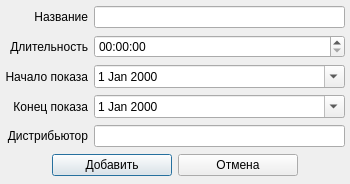
<?xml version="1.0" encoding="UTF-8"?>
<ui version="4.0">
 <class>AddFilmDialog</class>
 <widget class="QDialog" name="AddFilmDialog">
  <property name="geometry">
   <rect>
    <x>0</x>
    <y>0</y>
    <width>350</width>
    <height>184</height>
   </rect>
  </property>
  <property name="sizePolicy">
   <sizepolicy hsizetype="Fixed" vsizetype="Fixed">
    <horstretch>0</horstretch>
    <verstretch>0</verstretch>
   </sizepolicy>
  </property>
  <property name="windowTitle">
   <string>Добавление фильма</string>
  </property>
  <property name="windowIcon">
   <iconset resource="icons.qrc">
    <normaloff>:/icons/icons/add2.ico</normaloff>:/icons/icons/add2.ico</iconset>
  </property>
  <layout class="QGridLayout" name="gridLayout">
   <property name="leftMargin">
    <number>5</number>
   </property>
   <property name="topMargin">
    <number>5</number>
   </property>
   <property name="rightMargin">
    <number>5</number>
   </property>
   <property name="bottomMargin">
    <number>5</number>
   </property>
   <item row="0" column="0">
    <widget class="QLabel" name="nameLabel">
     <property name="text">
      <string>Название</string>
     </property>
     <property name="alignment">
      <set>Qt::AlignRight|Qt::AlignTrailing|Qt::AlignVCenter</set>
     </property>
    </widget>
   </item>
   <item row="0" column="1">
    <widget class="QLineEdit" name="nameEdit"/>
   </item>
   <item row="1" column="0">
    <widget class="QLabel" name="durationLabel">
     <property name="text">
      <string>Длительность</string>
     </property>
     <property name="alignment">
      <set>Qt::AlignRight|Qt::AlignTrailing|Qt::AlignVCenter</set>
     </property>
    </widget>
   </item>
   <item row="1" column="1">
    <widget class="QTimeEdit" name="durationTimeEdit">
     <property name="displayFormat">
      <string>HH:mm:ss</string>
     </property>
    </widget>
   </item>
   <item row="2" column="0">
    <widget class="QLabel" name="startLabel">
     <property name="text">
      <string>Начало показа</string>
     </property>
     <property name="alignment">
      <set>Qt::AlignRight|Qt::AlignTrailing|Qt::AlignVCenter</set>
     </property>
    </widget>
   </item>
   <item row="2" column="1">
    <widget class="QDateEdit" name="startDateEdit">
     <property name="calendarPopup">
      <bool>true</bool>
     </property>
    </widget>
   </item>
   <item row="3" column="0">
    <widget class="QLabel" name="finishLabel">
     <property name="text">
      <string>Конец показа</string>
     </property>
     <property name="alignment">
      <set>Qt::AlignRight|Qt::AlignTrailing|Qt::AlignVCenter</set>
     </property>
    </widget>
   </item>
   <item row="3" column="1">
    <widget class="QDateEdit" name="finishDateEdit">
     <property name="calendarPopup">
      <bool>true</bool>
     </property>
    </widget>
   </item>
   <item row="4" column="0">
    <widget class="QLabel" name="distLabel">
     <property name="text">
      <string>Дистрибьютор</string>
     </property>
     <property name="alignment">
      <set>Qt::AlignRight|Qt::AlignTrailing|Qt::AlignVCenter</set>
     </property>
    </widget>
   </item>
   <item row="4" column="1">
    <widget class="QLineEdit" name="distEdit"/>
   </item>
   <item row="5" column="0" colspan="2">
    <layout class="QHBoxLayout" name="horizontalLayout">
     <item>
      <spacer name="horizontalSpacer_2">
       <property name="orientation">
        <enum>Qt::Horizontal</enum>
       </property>
       <property name="sizeHint" stdset="0">
        <size>
         <width>40</width>
         <height>20</height>
        </size>
       </property>
      </spacer>
     </item>
     <item>
      <widget class="QPushButton" name="confirmButton">
       <property name="minimumSize">
        <size>
         <width>120</width>
         <height>0</height>
        </size>
       </property>
       <property name="maximumSize">
        <size>
         <width>120</width>
         <height>16777215</height>
        </size>
       </property>
       <property name="text">
        <string>Добавить</string>
       </property>
      </widget>
     </item>
     <item>
      <widget class="QPushButton" name="cancelButton">
       <property name="minimumSize">
        <size>
         <width>120</width>
         <height>0</height>
        </size>
       </property>
       <property name="maximumSize">
        <size>
         <width>120</width>
         <height>16777215</height>
        </size>
       </property>
       <property name="text">
        <string>Отмена</string>
       </property>
      </widget>
     </item>
     <item>
      <spacer name="horizontalSpacer">
       <property name="orientation">
        <enum>Qt::Horizontal</enum>
       </property>
       <property name="sizeHint" stdset="0">
        <size>
         <width>40</width>
         <height>20</height>
        </size>
       </property>
      </spacer>
     </item>
    </layout>
   </item>
  </layout>
 </widget>
 <resources>
  <include location="icons.qrc"/>
 </resources>
 <connections/>
</ui>
